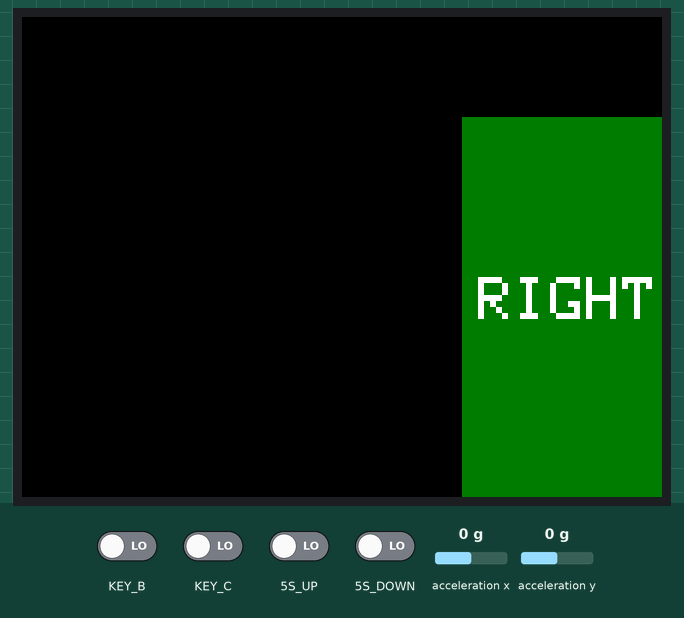
The sketch below on a simulated Seeed Wio Terminal. Shown: 320×240 colour display. The test bench sets the inputs (shaded band); at power-on: 5S_DOWN, 5S_UP, KEY_B, KEY_C LOW, acceleration x 0 g, acceleration y 0 g. USB keyboard and mouse output is not drawn.

Above: at 1.1 s.
1.4 s: KEY_C driven HIGH
At 1.9 s:
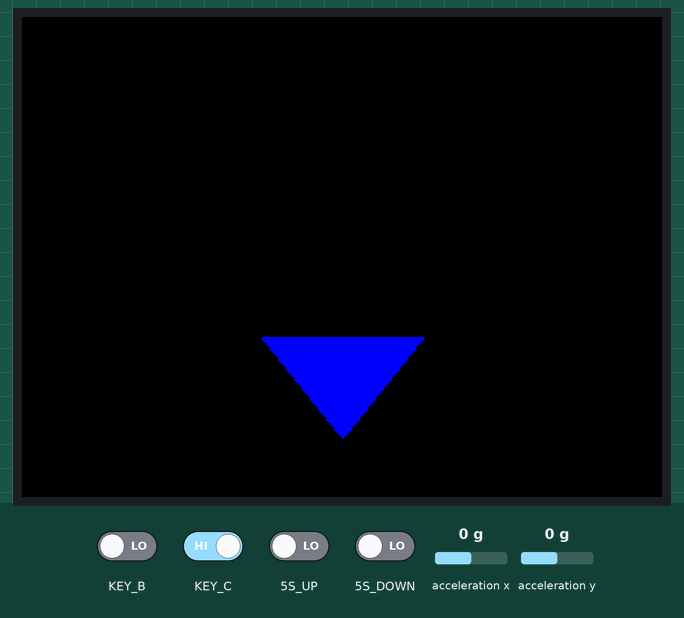
4.6 s: KEY_B driven HIGH
At 4.77 s:
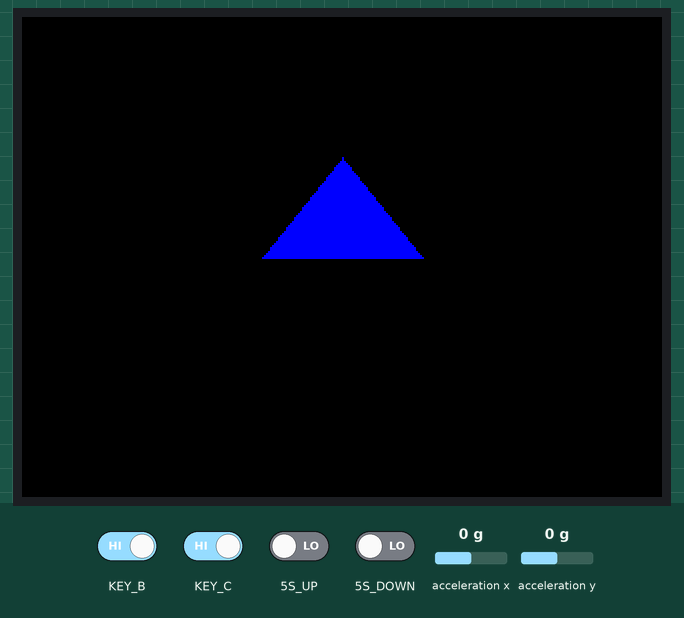
8.0 s: KEY_C driven LOW
At 8.76 s:
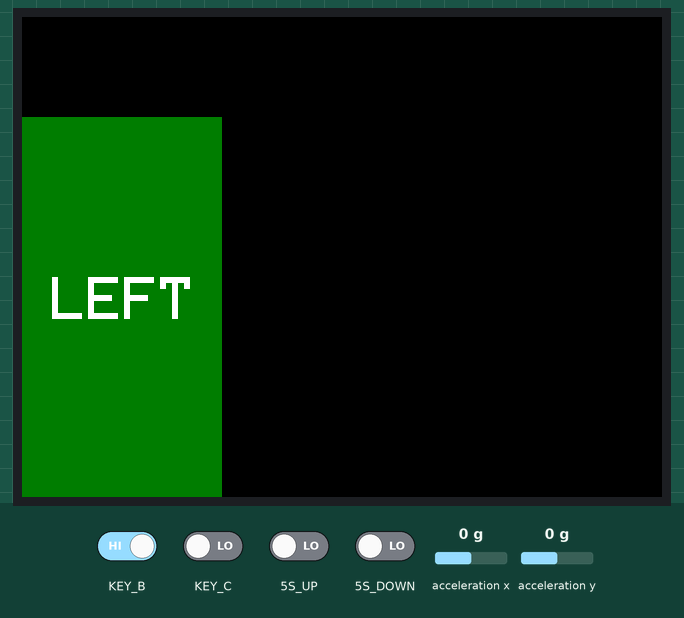
11.8 s: 5S_UP driven HIGH
16.9 s: acceleration x set to -1.4 g
22.0 s: KEY_B driven LOW
At 22.55 s:
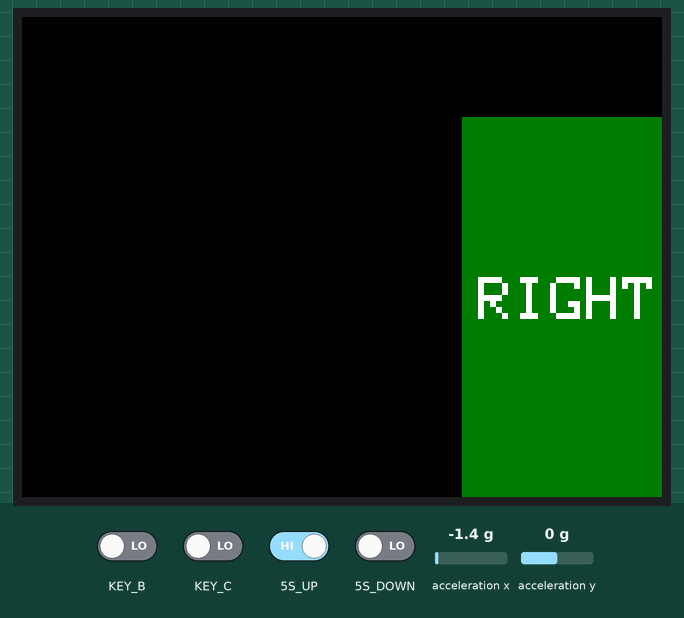
Timing chart, 0 to 25.0 s (numbered marks = the images above; inputs shaded):
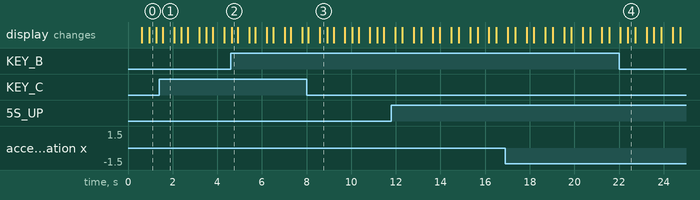

Measured:
- after the input at 8.0 s, the display: first differs from a run without the input after 0.60 s (image 3)
- after the input at 22.0 s, the display: first differs from a run without the input after 0.39 s (image 4)
- what the display in image 1 shows lasts 0.5 s, from 1.6 s to 2.1 s

The sketch:

Air_Mouse.ino
```cpp
//Libraries
#include "Mouse.h" //mouse library
#include "LIS3DHTR.h" //built-in accelerometer library
#include "TFT_eSPI.h" //TFT LCD library

//Initializations
LIS3DHTR <TwoWire> lis; //initialize accelerometer
TFT_eSPI tft; //initialize TFT LCD
TFT_eSprite spr = TFT_eSprite(&tft); //initialize buffer

int range = 25; //output range of X or Y movement (affects movement speed)

int responseDelay = 2; //response delay of the mouse (in ms)

void setup() {
  //configure button and switch pins as inputs
  pinMode(WIO_5S_UP, INPUT);
  pinMode(WIO_5S_DOWN, INPUT);
  pinMode(WIO_KEY_C, INPUT);
  pinMode(WIO_KEY_B, INPUT);

  Mouse.begin(); //start mouse control
  lis.begin(Wire1); //start accelerometer

  //Configure accelerometer
  lis.setOutputDataRate(LIS3DHTR_DATARATE_25HZ); //data output rate (1Hz up to 5kHz)
  lis.setFullScaleRange(LIS3DHTR_RANGE_2G); //Scale range set to 2g (2,4,8,16g)

  tft.begin(); //start TFT LCD
  tft.setRotation(3); //set TFT LCD rotation

}

void loop() {

  //Drawing UI on TFT LCD
  spr.createSprite(TFT_HEIGHT,TFT_WIDTH); //create buffer
  spr.fillSprite(TFT_WHITE); //set background color

  //Draw header title
  spr.fillRect(0,0,320,50,TFT_BLUE); //draw rectangle with fill color
  spr.setTextSize(4); //set text size
  spr.setTextColor(TFT_WHITE); //set text color
  spr.drawString("AIR MOUSE",50,10); //draw a text string

  //Draw for scroll
  spr.setTextSize(3);
  spr.setTextColor(TFT_BLACK);
  spr.drawString("SCROLL",110,130);
  spr.drawTriangle(160,70,120,120,200,120,TFT_BLUE); //draw triangle with border
  spr.drawTriangle(160,210,120,160,200,160,TFT_BLUE);


  //draw for left and right mouse buttons
  spr.drawRect(0,50,100,190,TFT_DARKGREEN); //draw rectangle with border
  spr.drawString("LEFT",15,130);
  spr.drawRect(220,50,100,190,TFT_DARKGREEN);
  spr.drawString("RIGHT",228,130);

  spr.pushSprite(0,0); //push to LCD

  float x_values = lis.getAccelerationX(); //assign variable to store accleration in x-axis
  float y_values = lis.getAccelerationY(); //assign variable to store accleration in y-axis

  // calculate the movement distance based on the button and switch states
  int  xDistance = (-y_values) * range;
  int  yDistance = (x_values)  * range;

//mouse move
  if ((xDistance != 0) || (yDistance != 0)) {   // if X or Y is non-zero, then move the mouse pointer
    Mouse.move(xDistance, yDistance, 0); //move the mouse pointer in x and y
  }

//mouse button left click
  if (digitalRead(WIO_KEY_C) == LOW) { //detect left mouse button press
    if (!Mouse.isPressed(MOUSE_LEFT)) { //check whether left mouse button is pressed
      Mouse.click(MOUSE_LEFT); //click left mouse button
    }

      spr.createSprite(TFT_HEIGHT,TFT_WIDTH); //create buffer
      spr.setTextSize(3);
      spr.setTextColor(TFT_WHITE);
      spr.fillRect(0,50,100,190,TFT_DARKGREEN);
      spr.drawString("LEFT",15,130);
      spr.pushSprite(0,0);
      spr.deleteSprite(); //clear buffer
      delay(100);

  }
  else {
    // if the left mouse button is pressed, release it
    if (Mouse.isPressed(MOUSE_LEFT)) {
      Mouse.release(MOUSE_LEFT);
    }
  }


//mouse button right click
  if (digitalRead(WIO_KEY_B) == LOW) { //detect right mouse button press
    if (!Mouse.isPressed(MOUSE_RIGHT)) { //check whether right mouse button is pressed
      Mouse.click(MOUSE_RIGHT); //click right mouse button
    }
      spr.createSprite(TFT_HEIGHT,TFT_WIDTH); //create buffer
      spr.setTextSize(3);
      spr.setTextColor(TFT_WHITE);
      spr.fillRect(220,50,100,190,TFT_DARKGREEN);
      spr.drawString("RIGHT",228,130);
      spr.pushSprite(0,0);
      spr.deleteSprite(); //clear buffer
      delay(100);
  }

  else {
    // if the mouse is pressed, release it:
    if (Mouse.isPressed(MOUSE_RIGHT)) {
      Mouse.release(MOUSE_RIGHT);
    }
  }

//mouse scroll up
  if ((digitalRead(WIO_5S_UP) == LOW)) { //detect 5-way switch press and up switch
    Mouse.move(0, 0, 1); //scroll up
    spr.createSprite(TFT_HEIGHT,TFT_WIDTH); //create buffer
    spr.fillTriangle(160,70,120,120,200,120,TFT_BLUE);
    spr.pushSprite(0,0);
    spr.deleteSprite(); //clear buffer
    delay(50);
  }

//mouse scroll down
  if ((digitalRead(WIO_5S_DOWN) == LOW)) { //detect 5-way switch press and down switch
    Mouse.move(0, 0, -1); //scroll down
    spr.createSprite(TFT_HEIGHT,TFT_WIDTH); //create buffer
    spr.fillTriangle(160,210,120,160,200,160,TFT_BLUE);
    spr.pushSprite(0,0);
    spr.deleteSprite(); //clear buffer
    delay(50);
  }

}
```
